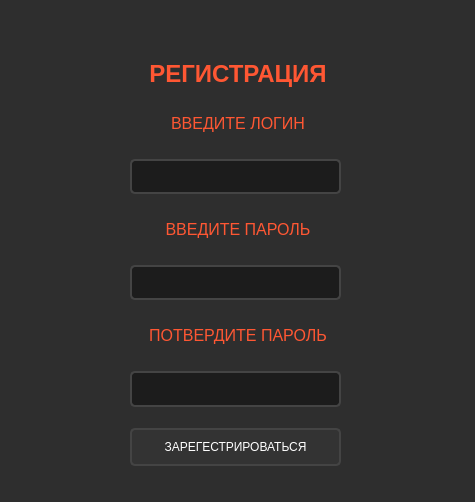
<?xml version="1.0" encoding="UTF-8"?>
<ui version="4.0">
 <class>Register</class>
 <widget class="QWidget" name="Register">
  <property name="geometry">
   <rect>
    <x>0</x>
    <y>0</y>
    <width>475</width>
    <height>502</height>
   </rect>
  </property>
  <property name="windowTitle">
   <string>Register</string>
  </property>
  <property name="styleSheet">
   <string notr="true">QWidget {
    background-color: #2E2E2E;
    color: #FFFFFF;
    font-family: Arial, sans-serif;
}

QLabel {
    font-size: 20px;
    color: #FF5733;
    padding: 10px;
    text-align: center;
}

QLineEdit {
    border: 2px solid #444;
    border-radius: 5px;
    padding: 8px;
    background-color: #1C1C1C;
    color: #FFFFFF;
    margin: 10px 0;
}

QLineEdit:focus {
    border-color: #FF5733;
    background-color: #333;
}

QPushButton {
    border: 2px solid #444;
    border-radius: 5px;
    background-color: #333;
    color: #FFFFFF;
    padding: 10px;
    margin: 5px 0;
}

QPushButton:hover {
    background-color: #FF5733;
    transform: scale(1.05);
}

QPushButton:pressed {
    background-color: #C70039;
}

QGroupBox {
    border: 2px solid #FF5733;
    border-radius: 10px;
    padding: 20px;
    margin: 20px;
}</string>
  </property>
  <widget class="QWidget" name="layoutWidget">
   <property name="geometry">
    <rect>
     <x>130</x>
     <y>50</y>
     <width>211</width>
     <height>421</height>
    </rect>
   </property>
   <layout class="QVBoxLayout" name="verticalLayout">
    <item>
     <widget class="QLabel" name="label">
      <property name="toolTip">
       <string>&lt;html&gt;&lt;head/&gt;&lt;body&gt;&lt;p&gt;&lt;span style=&quot; font-size:24pt;&quot;&gt;ВХОД В АККАУНТ&lt;/span&gt;&lt;/p&gt;&lt;/body&gt;&lt;/html&gt;</string>
      </property>
      <property name="text">
       <string>&lt;html&gt;&lt;head/&gt;&lt;body&gt;&lt;p align=&quot;center&quot;&gt;&lt;span style=&quot; font-size:18pt; font-weight:700;&quot;&gt;РЕГИСТРАЦИЯ&lt;/span&gt;&lt;/p&gt;&lt;/body&gt;&lt;/html&gt;</string>
      </property>
     </widget>
    </item>
    <item>
     <widget class="QLabel" name="label_2">
      <property name="toolTip">
       <string>&lt;html&gt;&lt;head/&gt;&lt;body&gt;&lt;p&gt;&lt;span style=&quot; font-size:24pt;&quot;&gt;ВХОД В АККАУНТ&lt;/span&gt;&lt;/p&gt;&lt;/body&gt;&lt;/html&gt;</string>
      </property>
      <property name="text">
       <string>&lt;html&gt;&lt;head/&gt;&lt;body&gt;&lt;p align=&quot;center&quot;&gt;&lt;span style=&quot; font-size:12pt;&quot;&gt;ВВЕДИТЕ ЛОГИН&lt;/span&gt;&lt;/p&gt;&lt;/body&gt;&lt;/html&gt;</string>
      </property>
     </widget>
    </item>
    <item>
     <widget class="QLineEdit" name="lineEdit"/>
    </item>
    <item>
     <widget class="QLabel" name="label_3">
      <property name="toolTip">
       <string>&lt;html&gt;&lt;head/&gt;&lt;body&gt;&lt;p&gt;&lt;span style=&quot; font-size:24pt;&quot;&gt;ВХОД В АККАУНТ&lt;/span&gt;&lt;/p&gt;&lt;/body&gt;&lt;/html&gt;</string>
      </property>
      <property name="text">
       <string>&lt;html&gt;&lt;head/&gt;&lt;body&gt;&lt;p align=&quot;center&quot;&gt;&lt;span style=&quot; font-size:12pt;&quot;&gt;ВВЕДИТЕ ПАРОЛЬ&lt;/span&gt;&lt;/p&gt;&lt;/body&gt;&lt;/html&gt;</string>
      </property>
     </widget>
    </item>
    <item>
     <widget class="QLineEdit" name="lineEdit_2"/>
    </item>
    <item>
     <widget class="QLabel" name="label_4">
      <property name="toolTip">
       <string>&lt;html&gt;&lt;head/&gt;&lt;body&gt;&lt;p&gt;&lt;span style=&quot; font-size:24pt;&quot;&gt;ВХОД В АККАУНТ&lt;/span&gt;&lt;/p&gt;&lt;/body&gt;&lt;/html&gt;</string>
      </property>
      <property name="text">
       <string>&lt;html&gt;&lt;head/&gt;&lt;body&gt;&lt;p align=&quot;center&quot;&gt;&lt;span style=&quot; font-size:12pt;&quot;&gt;ПОТВЕРДИТЕ ПАРОЛЬ&lt;/span&gt;&lt;/p&gt;&lt;/body&gt;&lt;/html&gt;</string>
      </property>
     </widget>
    </item>
    <item>
     <widget class="QLineEdit" name="lineEdit_3"/>
    </item>
    <item>
     <widget class="QPushButton" name="pushButton_2">
      <property name="text">
       <string>ЗАРЕГЕСТРИРОВАТЬСЯ</string>
      </property>
     </widget>
    </item>
   </layout>
  </widget>
 </widget>
 <resources/>
 <connections/>
</ui>
